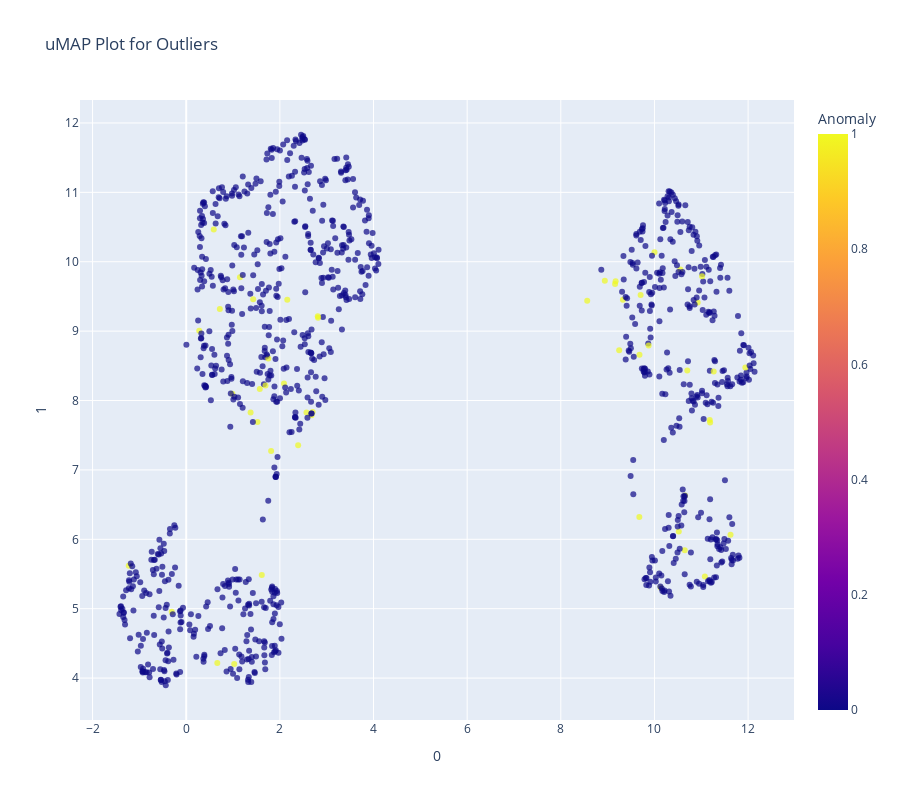

Notebook cell for this chart:
### Code cell
plot_model(iforest, plot='umap')

### Figure 1 — Plotly figure (JSON) as saved in the notebook; plotly's stock layout.template omitted (floating-point values rounded to 4 significant figures; data arrays with more than 128 entries replaced by an {"elided": "..."} marker saying what was removed)
{"data": [{"customdata": {"elided": "1000x1 float values"}, "hovertemplate": "0=%{x}<br>1=%{y}<br>Feature=%{customdata[0]}<br>Anomaly=%{marker.color}<extra></extra>", "legendgroup": "", "marker": {"color": {"elided": "1000 int values"}, "coloraxis": "coloraxis", "opacity": 0.7, "symbol": "circle"}, "mode": "markers", "name": "", "orientation": "v", "showlegend": false, "type": "scatter", "x": {"elided": "1000 float values"}, "xaxis": "x", "y": {"elided": "1000 float values"}, "yaxis": "y"}], "layout": {"coloraxis": {"colorbar": {"title": {"text": "Anomaly"}}, "colorscale": [[0, "#0d0887"], [0.1111, "#46039f"], [0.2222, "#7201a8"], [0.3333, "#9c179e"], [0.4444, "#bd3786"], [0.5556, "#d8576b"], [0.6667, "#ed7953"], [0.7778, "#fb9f3a"], [0.8889, "#fdca26"], [1, "#f0f921"]]}, "height": 800, "legend": {"tracegroupgap": 0}, "title": {"text": "uMAP Plot for Outliers"}, "width": 900, "xaxis": {"anchor": "y", "domain": [0, 1], "title": {"text": "0"}}, "yaxis": {"anchor": "x", "domain": [0, 1], "title": {"text": "1"}}}}
